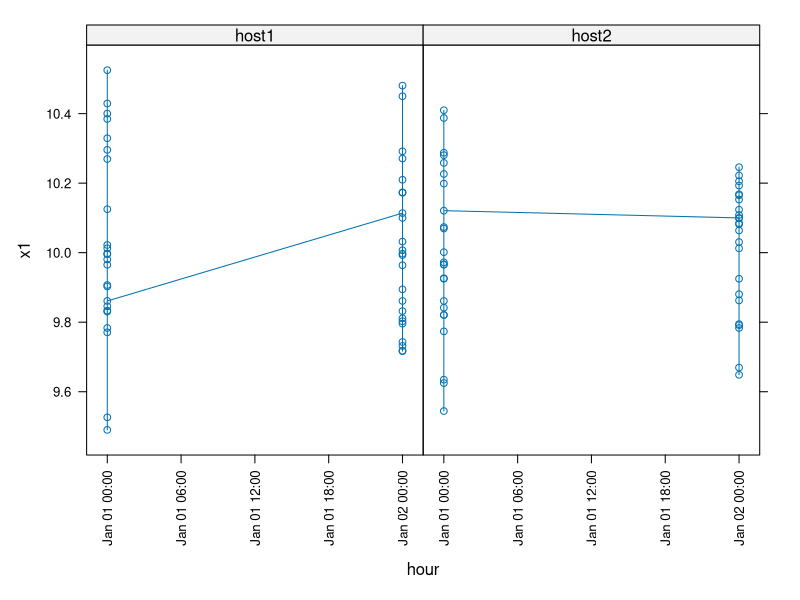

The R source for this figure:
library(lattice)
library(plyr)

## Create a record and some random data for every 5 seconds
## over two days for two hosts.
dates <- seq(as.POSIXct("2011-01-01 00:00:00", tz = "GMT"),
             as.POSIXct("2011-01-02 23:59:55", tz = "GMT"),
             by = 5)
hosts <- c(rep("host1", length(dates)), rep("host2",
                                            length(dates)))
x1    <- sample(0:20, 2*length(dates), replace = TRUE)
x2    <- rpois(2*length(dates), 2)
Data  <- data.frame(dates = dates, hosts = hosts, x1 = x1,
                    x2 = x2)

## Calculate the mean for every hour using cut() to define
## the factors and ddply() to calculate the means.
## getmeans() is applied for each unique combination of the
## hosts and hour factors.
getmeans  <- function(Df) c(x1 = mean(Df$x1),
                            x2 = mean(Df$x2))
Data$hour <- cut(Data$dates, breaks = "hour")
Means <- ddply(Data, .(hosts, hour), getmeans)
Means$hour <- as.POSIXct(Means$hour, tz = "GMT")

## A plot for each host.
xyplot(x1 ~ hour | hosts, data = Means, type = "o",
       scales = list(x = list(relation = "free", rot = 90)))
